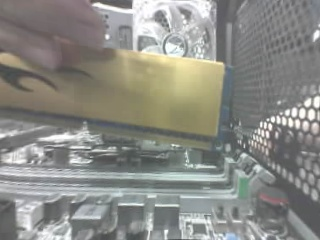
#> input picture assemble_table_pr2/script/line_test.jpg, 320 x 240 px
$ python gear_test_image.py ../../../../assemble_table_pr2/script/line_test.jpg
#> lines starting #> are read from the running program, lines starting #| are printed output that depends on the picture; after the words box and inside, x2 and y2 are one past the last pixel; in counts of white or black regions, pixels touching at a corner belong together
import cv2
import sys
import pdb
import math
import numpy as np
import pyrealsense2 as rs


if len(sys.argv) < 2:
    print("Usage: python image_diff.py <image_path>")
    sys.exit(1)

image_path = sys.argv[1]

image = cv2.imread(image_path)
#> image is the input picture: shape (240, 320, 3); mean B, G, R 133.9, 139.6, 139.4

gray_img = cv2.cvtColor(image, cv2.COLOR_BGR2GRAY)
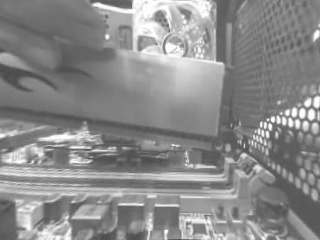
#> gray_img: shape (240, 320); min 72, max 255, mean 138.9
gray_img = cv2.medianBlur(gray_img, 3)

equ_hist = cv2.equalizeHist(gray_img)
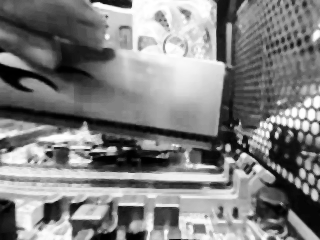
#> equ_hist: shape (240, 320); min 0, max 255, mean 128.8
equ_img = np.hstack((gray_img, equ_hist))
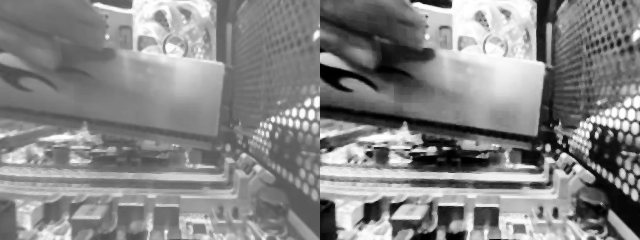
#> equ_img: shape (240, 640); min 0, max 255, mean 133.7
equ_height, equ_width = equ_img.shape
#> equ_height = 240; equ_width = 640
equ_img_clip = equ_img[:, equ_width//2:equ_width]
_, threshold_image = cv2.threshold(equ_img_clip, 130, 255, cv2.THRESH_BINARY)
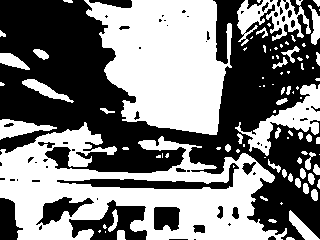
#> threshold_image: shape (240, 320); 49.1% white; 91 white regions (47 under 20 px), largest, box (x1, y1, x2, y2) and area: (0, 122, 287, 240) 16602, (84, 0, 232, 135) 13839, (235, 84, 320, 156) 1871

# [16 lines of commented-out code are left out]

cv2.imshow("gray", gray_img)
cv2.imshow("equalize", equ_img_clip)
cv2.imshow("thresholded", threshold_image)
# cv2.imshow("ellipse", ellipse_drawed_image)
cv2.imwrite("../debug_image/gear_test/gear_test_gray.png", gray_img)
cv2.imwrite("../debug_image/gear_test/gear_test_equalize.png", equ_img_clip)
cv2.imwrite("../debug_image/gear_test/gear_test_thresholded.png", threshold_image)

cv2.waitKey(0)
cv2.destroyAllWindows()
